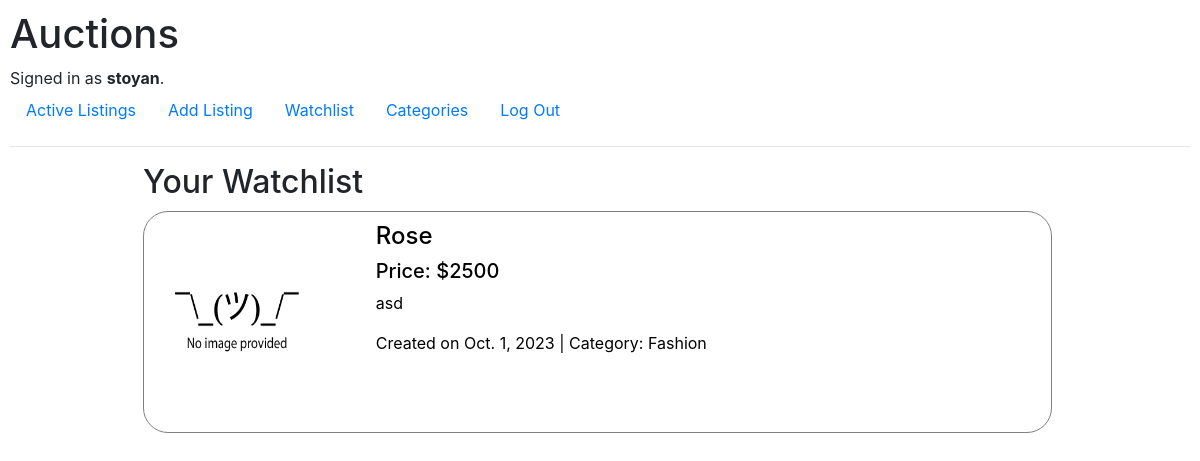
Screenshot of /watchlist (signed in) with the database file from the repository.
### auctions/models.py (models this page shows, shortened)
class User(AbstractUser):
    pass

class ListingDetails(models.Model):
    CATEGORY_CHOICES = [
                ('1', 'Fashion'),
                ('2', 'Home'),
                ('3', 'Toys'),
                ('4', 'Electronics'),
                ('5', 'Books'),
                ('6', 'Misc'),
                ]
    descr = models.CharField(max_length=1000)
    starting_bid = models.PositiveIntegerField()
    img = models.URLField(blank=True)
    category = models.CharField(max_length=50, blank=True, choices=CATEGORY_CHOICES)
    listing = models.ForeignKey(Listing, on_delete=models.CASCADE)
    date_added = models.DateField(blank=True)

class Listing(models.Model):
    title = models.CharField(max_length=100)
    added_by = models.ForeignKey(User, on_delete=models.CASCADE, related_name='single_reference')
    watchlist = models.ManyToManyField(User, related_name='multiple_reference', null=True, blank=True)
    active = models.BooleanField(default=True)

class Bids(models.Model):
    listing = models.ForeignKey(Listing, on_delete=models.CASCADE)
    highest_bid = models.PositiveIntegerField()
    bidder = models.CharField(max_length=100)
    num_of_bids = models.PositiveIntegerField()

### auctions/views.py (the view)
# urls.py: path("watchlist", views.watchlist, name="watchlist"),
@login_required
def watchlist(request):
    watched_listings = Listing.objects.filter(watchlist=request.user.id)
    listing_details = ListingDetails.objects.filter(listing__in=watched_listings)
    bids = Bids.objects.filter(listing__in=watched_listings)
    all_listings = zip(listing_details, bids)
    context = {
        'all_listings': all_listings
    }
    return render(request, 'auctions/watchlist.html', context)

### auctions/templates/auctions/watchlist.html
{% extends 'auctions/layout.html' %}
{% block body %}
<div class="container">
    <h2>Your Watchlist</h2>
</div>
{% endblock %}

### auctions/templates/auctions/layout.html (shortened to what this page needs)
{% load static %}
<!DOCTYPE html>
<html lang="en">
    <head>
        <link rel="stylesheet" href="https://stackpath.bootstrapcdn.com/bootstrap/4.4.1/css/bootstrap.min.css">
        <link href="{% static 'auctions/styles.css' %}" rel="stylesheet">
    </head>
    <body>
        <h1>Auctions</h1>
        <div>
            {% if user.is_authenticated %}
                Signed in as <strong>{{ user.username }}</strong>.
            {% else %}
                Not signed in.
            {% endif %}
        </div>
        <ul class="nav">
            <li class="nav-item">
                <a class="nav-link" href="{% url 'index' %}">Active Listings</a>
            </li>
            <li class="nav-item">
                <a class="nav-link" href="{% url 'create' %}">Add Listing</a>
            </li>
            <li class="nav-item">
                <a class="nav-link" href="{% url 'watchlist' %}">Watchlist</a>
            </li>
            <li class="nav-item">
                <a class="nav-link" href="{% url 'categories' category='all' %}">Categories</a>
            </li>
            {% if user.is_authenticated %}
                <li class="nav-item">
                    <a class="nav-link" href="{% url 'logout' %}">Log Out</a>
                </li>
            {% endif %}
        </ul>
        <hr>
        {% block body %}
        {% endblock %}
        {% if all_listings %}
            <div class="container">
                {% for listing, bid in all_listings %}
                    <a href="{% url 'view' listing_id=listing.listing.id title=listing.listing.title %}">
                        <div class="listing">
                            <div class="listing-left">
                            {% if listing.img %}
                                <img src="{{ listing.img }}" alt="listing_photo">
                            {% endif %}
                            </div>
                            <div class="listing-right">
                                <h4>{{ listing.listing.title }}</h4>
                                <h5>Price: ${{ bid.highest_bid }}</h5>
                                <p>{{ listing.descr }}</p>
                                {% if listing.get_category_display != '' %}
                                    <p>Created on {{ listing.date_added }} |  Category: {{ listing.get_category_display }}</p>
                                {% else %}
                                    <p>Created on {{ listing.date_added }}
                                {% endif %}
                            </div>
                        </div>
                    </a>
                {% endfor %}
            </div>
        {% endif %}
    </body>
</html>

### auctions/static/auctions/styles.css (style rules this page uses)
body { padding: 10px; }
.container { max-width: 80%; margin: auto; }
.listing { display: flex; flex-wrap: wrap; border: 1px grey solid; border-radius: 25px; margin: 10px 5px 10px 0; padding: 10px; }
.container > a:any-link { color: black; }
.listing-left { flex-basis: 25%; height: 200px; }
.listing-right { flex-basis: 65%; }
.listing-left > img { border-radius: 15px; height: 100%; width: 75%; padding: 5px; }

### rows the page displays
User: username "stoyan"
ListingDetails: img (placeholder picture), listing "Rose", highest_bid "2500", descr "asd", date_added "Oct. 1, 2023", category "Fashion"
